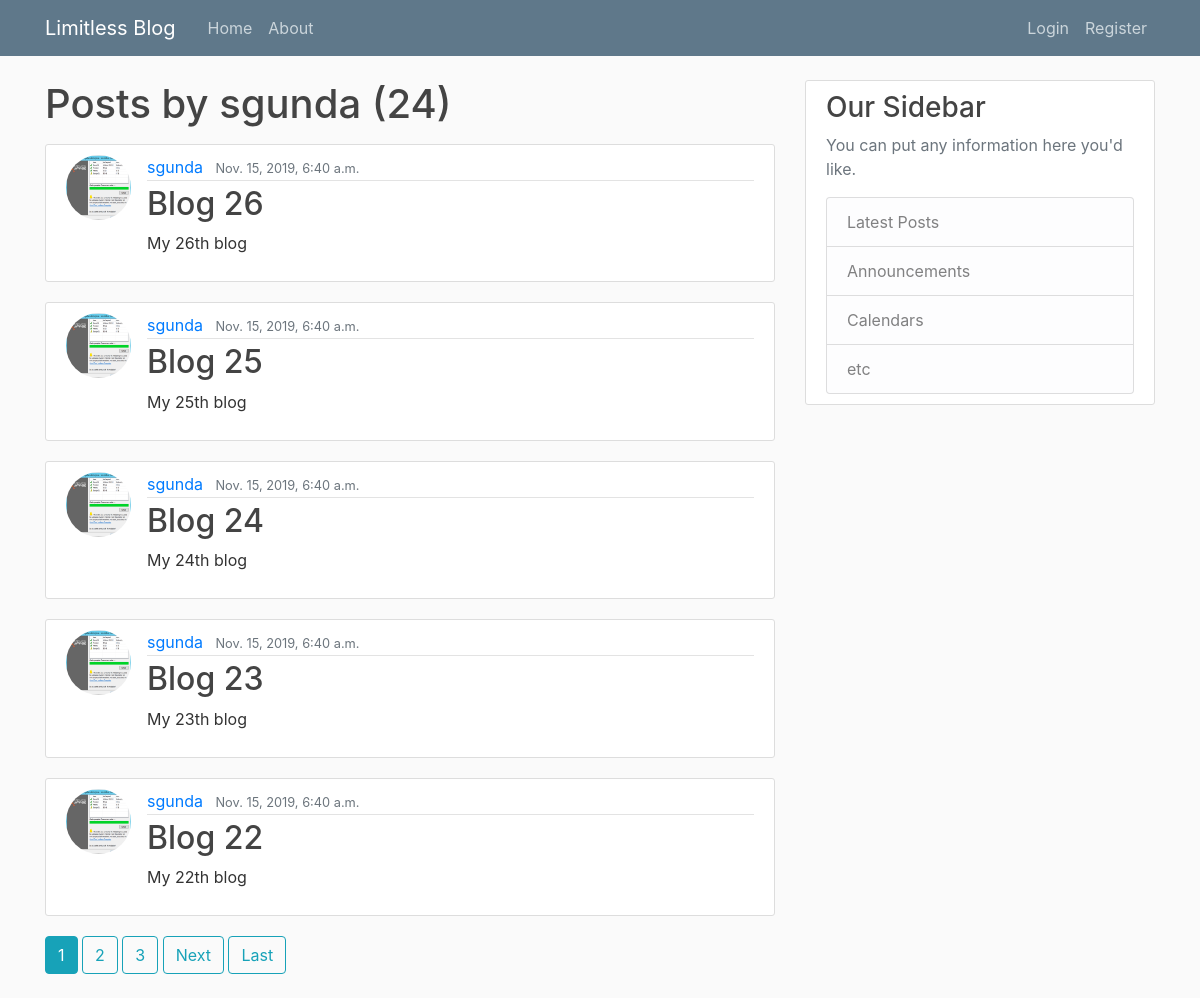
The page /user/sgunda on the database as committed earlier.
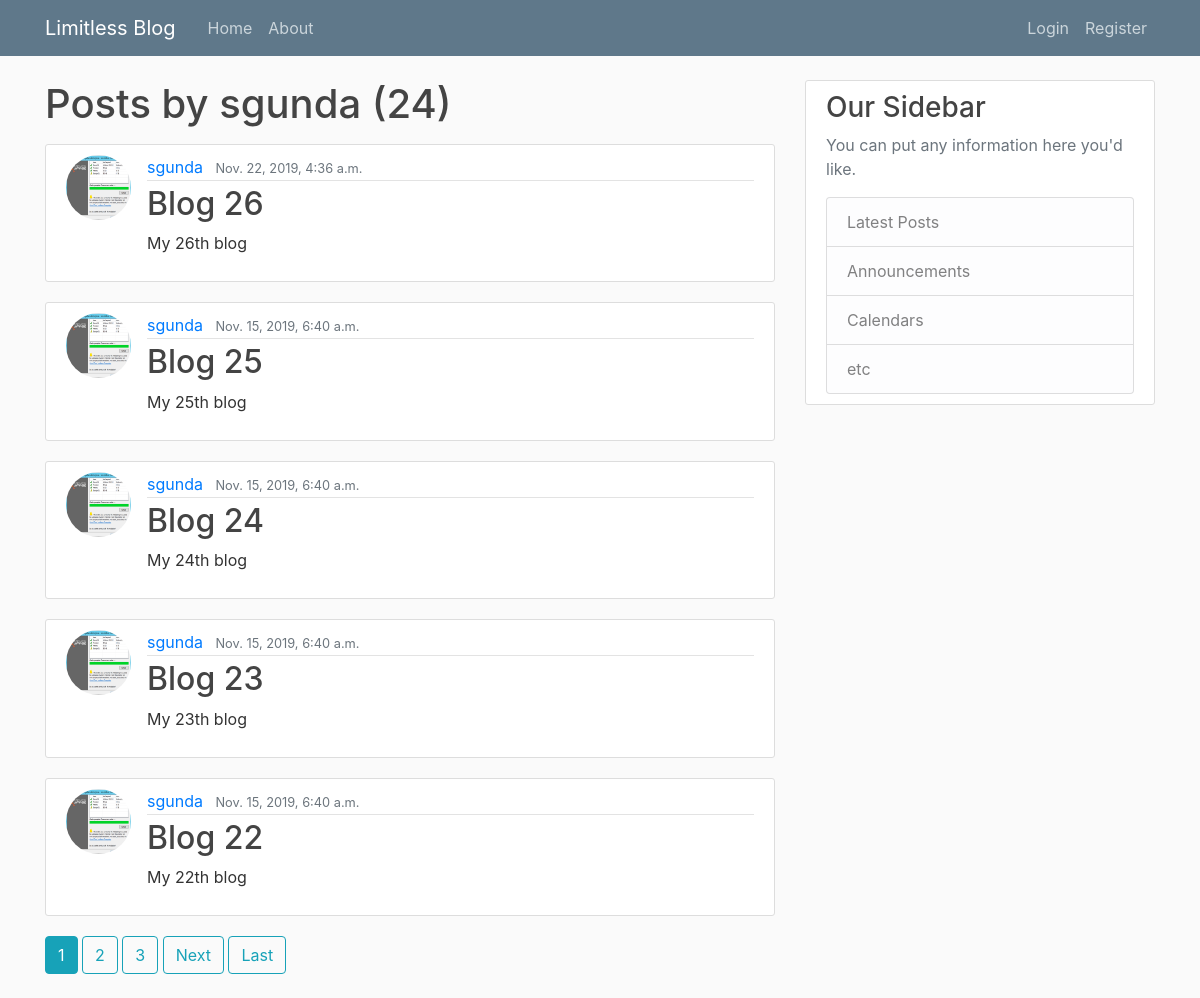
The same page on the database as committed later.
### blog/models.py (models this page shows, shortened)
class Post(models.Model):
    title = models.CharField(max_length=100)
    content = models.TextField()
    date_posted = models.DateTimeField(default=timezone.now)
    author = models.ForeignKey(User, on_delete=models.CASCADE)

### users/models.py (models this page shows, shortened)
class Profile(models.Model):
    user = models.OneToOneField(User, on_delete=models.CASCADE)
    image = models.ImageField(default='default.jpg', upload_to='profile_pics')

### blog/views.py (the view)
# urls.py: path('user/<str:username>', UserPostListView.as_view(), name='user-posts'),
class UserPostListView(ListView):
    model = Post
    template_name = 'blog/user_posts.html'
    context_object_name = 'posts'
    paginate_by = 5
    def get_queryset(self):
        user = get_object_or_404(User, username=self.kwargs.get('username'))
        return Post.objects.filter(author=user).order_by('-date_posted')

### blog/templates/blog/user_posts.html (shortened to what this page needs)
{% extends "blog/base.html" %}
{% block content %}
    <h1 class="mb-3">Posts by {{ view.kwargs.username }} ({{ page_obj.paginator.count }})</h1>
    {% for post in posts %}
        <article class="media content-section">
          <img class="rounded-circle article-img" src="{{ post.author.profile.image.url }}">
          <div class="media-body">
            <div class="article-metadata">
              <a class="mr-2" href="{% url 'user-posts' post.author.username %}">{{ post.author }}</a>
              <small class="text-muted">{{ post.date_posted }}</small>
            </div>
            <h2><a class="article-title" href="{%url 'post-detail' post.id%}">{{ post.title }}</a></h2>
            <p class="article-content">{{ post.content }}</p>
          </div>
        </article>
    {% endfor %}
    {% if is_paginated %}
        {% for num in page_obj.paginator.page_range %}
            {% if page_obj.number == num %}
                <a class="btn btn-info mb-4" href="?page={{ num }}">{{ num }}</a>
            {% elif num > page_obj.number|add:'-3' and num < page_obj.number|add:'3' %}
                <a class="btn btn-outline-info mb-4" href="?page={{ num }}">{{ num }}</a>
            {% endif %}
        {% endfor %}
        {% if page_obj.has_next %}
            <a class="btn btn-outline-info mb-4" href="?page={{ page_obj.next_page_number }}">Next</a>
            <a class="btn btn-outline-info mb-4" href="?page={{ page_obj.paginator.num_pages }}">Last</a>
        {% endif %}
    {% endif %}
{% endblock content %}

Rows that differ between the two databases and show on the page:
removed Post: author.profile.image (picture), author "sgunda", date_posted "Nov. 15, 2019, 6:40 a.m.", title "Blog 26", content "My 26th blog"
added Post: author.profile.image (picture), author "sgunda", date_posted "Nov. 22, 2019, 4:36 a.m.", title "Blog 26", content "My 26th blog"
